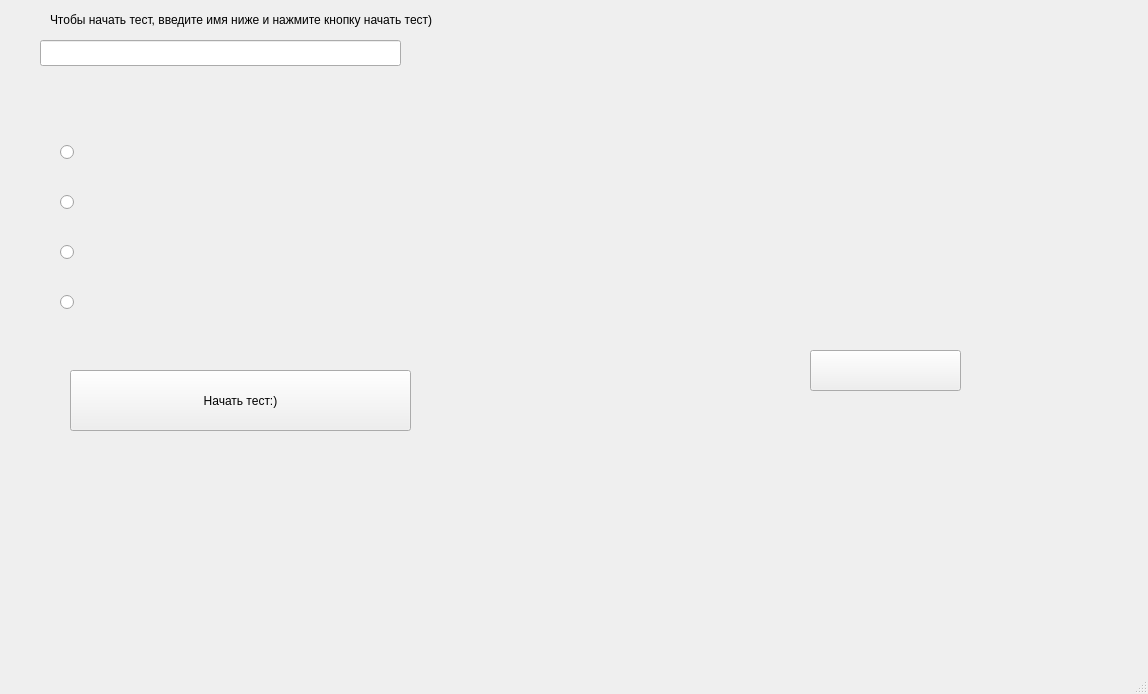
<?xml version="1.0" encoding="UTF-8"?>
<ui version="4.0">
 <class>MainWindow</class>
 <widget class="QMainWindow" name="MainWindow">
  <property name="geometry">
   <rect>
    <x>0</x>
    <y>0</y>
    <width>1148</width>
    <height>694</height>
   </rect>
  </property>
  <property name="windowTitle">
   <string>MainWindow</string>
  </property>
  <widget class="QWidget" name="centralwidget">
   <widget class="QLabel" name="questionLabel">
    <property name="geometry">
     <rect>
      <x>40</x>
      <y>80</y>
      <width>661</width>
      <height>41</height>
     </rect>
    </property>
    <property name="text">
     <string/>
    </property>
   </widget>
   <widget class="QRadioButton" name="answerButton1">
    <property name="geometry">
     <rect>
      <x>60</x>
      <y>140</y>
      <width>571</width>
      <height>24</height>
     </rect>
    </property>
    <property name="text">
     <string/>
    </property>
   </widget>
   <widget class="QRadioButton" name="answerButton2">
    <property name="geometry">
     <rect>
      <x>60</x>
      <y>190</y>
      <width>501</width>
      <height>24</height>
     </rect>
    </property>
    <property name="text">
     <string/>
    </property>
   </widget>
   <widget class="QRadioButton" name="answerButton3">
    <property name="geometry">
     <rect>
      <x>60</x>
      <y>240</y>
      <width>551</width>
      <height>24</height>
     </rect>
    </property>
    <property name="text">
     <string/>
    </property>
   </widget>
   <widget class="QRadioButton" name="answerButton4">
    <property name="geometry">
     <rect>
      <x>60</x>
      <y>290</y>
      <width>601</width>
      <height>24</height>
     </rect>
    </property>
    <property name="text">
     <string/>
    </property>
   </widget>
   <widget class="QPushButton" name="scoreLabel">
    <property name="geometry">
     <rect>
      <x>810</x>
      <y>350</y>
      <width>151</width>
      <height>41</height>
     </rect>
    </property>
    <property name="text">
     <string/>
    </property>
   </widget>
   <widget class="QLabel" name="timeLabel">
    <property name="geometry">
     <rect>
      <x>910</x>
      <y>60</y>
      <width>121</width>
      <height>31</height>
     </rect>
    </property>
    <property name="text">
     <string/>
    </property>
   </widget>
   <widget class="QLineEdit" name="nameLineEdit">
    <property name="geometry">
     <rect>
      <x>40</x>
      <y>40</y>
      <width>361</width>
      <height>26</height>
     </rect>
    </property>
   </widget>
   <widget class="QPushButton" name="startButton">
    <property name="geometry">
     <rect>
      <x>70</x>
      <y>370</y>
      <width>341</width>
      <height>61</height>
     </rect>
    </property>
    <property name="text">
     <string>Начать тест:)</string>
    </property>
   </widget>
   <widget class="QLabel" name="label">
    <property name="geometry">
     <rect>
      <x>50</x>
      <y>10</y>
      <width>621</width>
      <height>20</height>
     </rect>
    </property>
    <property name="text">
     <string>Чтобы начать тест, введите имя ниже и нажмите кнопку начать тест)</string>
    </property>
   </widget>
  </widget>
  <widget class="QMenuBar" name="menubar">
   <property name="geometry">
    <rect>
     <x>0</x>
     <y>0</y>
     <width>1148</width>
     <height>26</height>
    </rect>
   </property>
  </widget>
  <widget class="QStatusBar" name="statusbar"/>
 </widget>
 <resources/>
 <connections/>
</ui>
